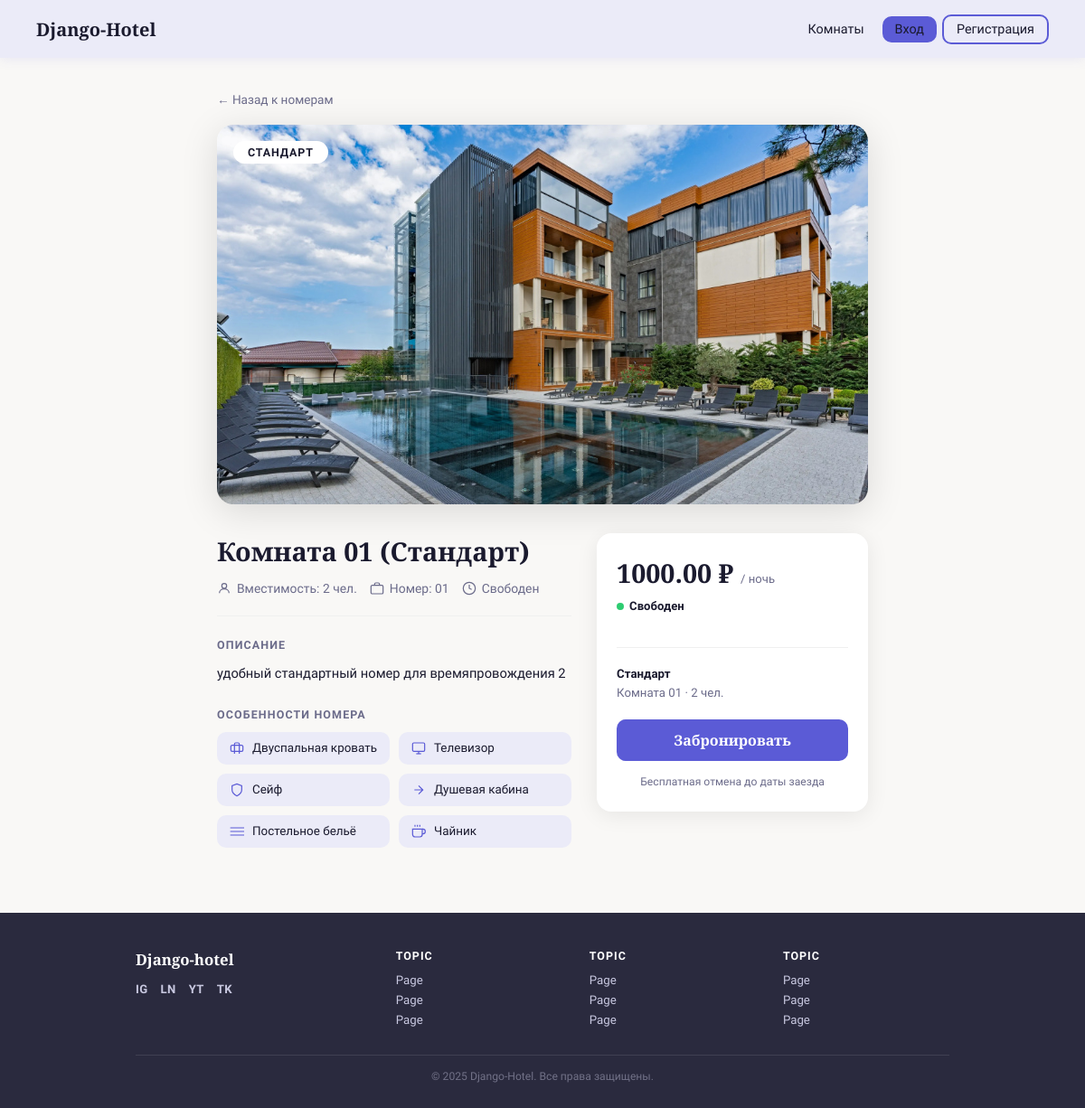
/rooms/1/, run on an earlier commit of the app's database.
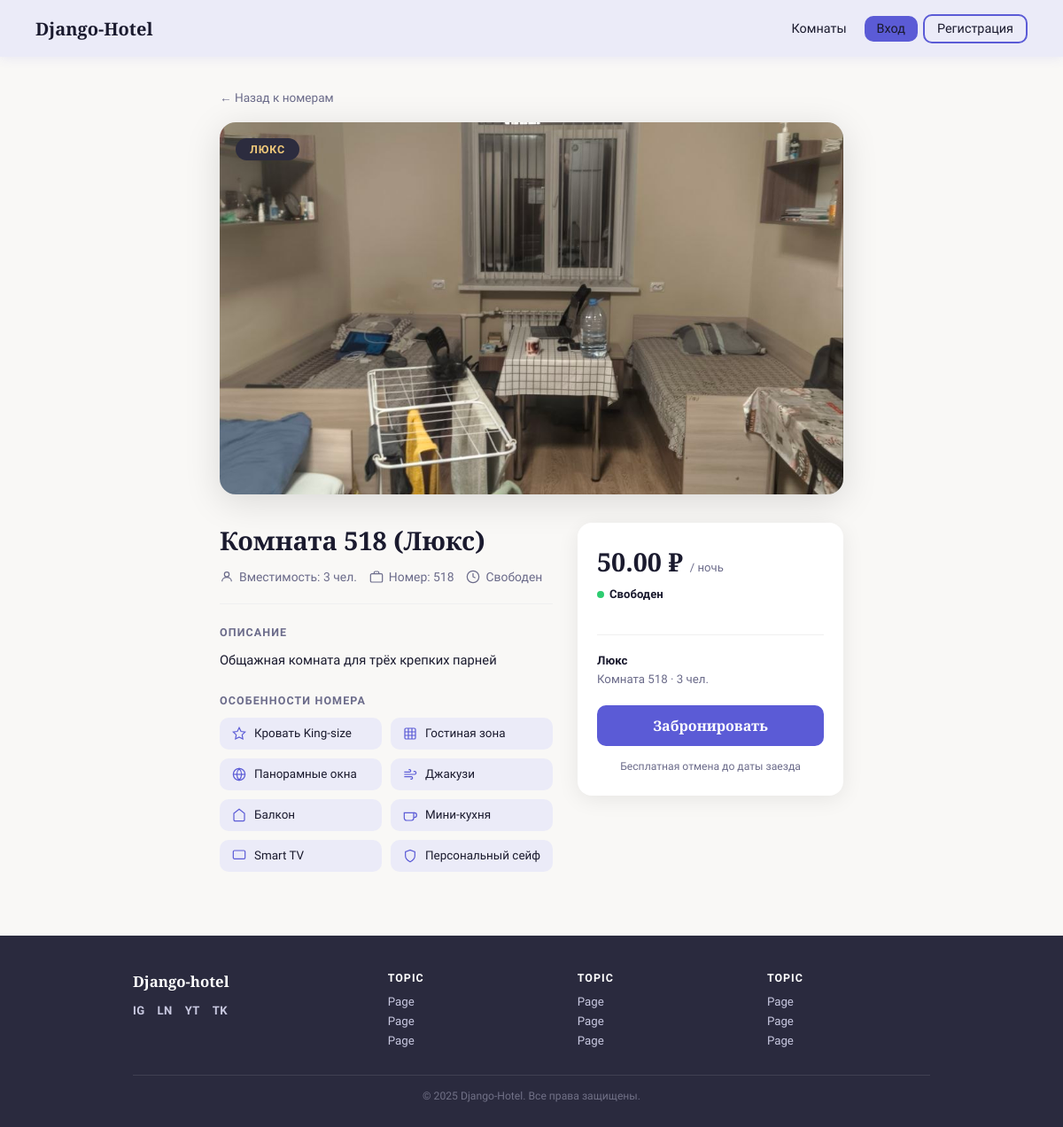
And on a later commit of the database.
### rooms/models.py (models this page shows)
class Room(models.Model):
    ROOM_TYPE_CHOICES = [
        ('standard', 'Стандарт'),
        ('comfort', 'Комфорт'),
        ('lux', 'Люкс'),
    ]
    number = models.CharField(
        'Номер комнаты',
        max_length=10,
        unique=True
    )
    room_type = models.CharField(
        'Тип комнаты',
        max_length=20,
        choices=ROOM_TYPE_CHOICES,
        default='standard',
    )
    price_per_night = models.DecimalField(
        'Цена за ночь',
        max_digits=10,
        decimal_places=2,
    )
    capacity = models.PositiveIntegerField(
        'Вместимость',
        default=1,
    )
    description = models.TextField(
        'Описание',
        blank=True,
    )
    is_available = models.BooleanField(
        'Доступен для бронирования',
        default=True
    )
    created_at = models.DateTimeField(
        'Дата создания',
        auto_now_add=True,
    )
    images = models.ImageField(
        default=None,
    )
    class Meta:
        verbose_name = 'Комната'
        verbose_name_plural = 'Комнаты'
        ordering = ['number']
    def __str__(self):
        return f'Комната {self.number} ({self.get_room_type_display()})'

### rooms/views.py (the view)
# urls.py: path('<int:room_id>/', views.room_detail, name='room_detail'),
def room_detail(request, room_id):
    room = get_object_or_404(Room, id=room_id)
    return render(request, 'rooms/room_detail.html', {
        'room': room,
    })

### templates/rooms/room_detail.html (shortened to what the changed rows need)
{% extends "base.html" %}
{% load static %}
{% block content %}
<div class="detail-page">
  <div class="room-hero">
    <span class="hero-badge badge-{{ room.room_type }}">{{ room.get_room_type_display }}</span>
    {% if room.images %}
      <img src="{{ room.images.url }}" alt="{{ room }}"/>
    {% else %}
      <img src="{% static 'image/index.jpeg' %}" alt="{{ room }}"/>
    {% endif %}
  </div>
  <div class="detail-body">
    <div class="detail-main">
      <h1>{{ room }}</h1>
      <div class="room-attrs">
        <span>
          <svg width="16" height="16" viewBox="0 0 24 24" fill="none" stroke="currentColor" stroke-width="1.8">
            <circle cx="12" cy="8" r="4"/><path d="M4 20c0-4 3.6-7 8-7s8 3 8 7"/>
          </svg>
          Вместимость: {{ room.capacity }} чел.
        </span>
        <span>
          <svg width="16" height="16" viewBox="0 0 24 24" fill="none" stroke="currentColor" stroke-width="1.8">
            <rect x="2" y="7" width="20" height="14" rx="2"/>
            <path d="M16 7V5a2 2 0 0 0-2-2h-4a2 2 0 0 0-2 2v2"/>
          </svg>
          Номер: {{ room.number }}
        </span>
        <span>
          <svg width="16" height="16" viewBox="0 0 24 24" fill="none" stroke="currentColor" stroke-width="1.8">
            <circle cx="12" cy="12" r="10"/><polyline points="12 6 12 12 16 14"/>
          </svg>
          {% if room.is_available %}Свободен{% else %}Занят{% endif %}
        </span>
      </div>
      {% if room.description %}
        <div class="detail-section-title">Описание</div>
        <p class="room-description">{{ room.description }}</p>
      {% endif %}
      <div class="detail-section-title">Особенности номера</div>
      <div class="features-grid">
        {% if room.room_type == 'standard' %}
          <div class="feature-item">
            <svg width="16" height="16" viewBox="0 0 24 24" fill="none" stroke="currentColor" stroke-width="1.8"><path d="M20 7H4a2 2 0 0 0-2 2v6a2 2 0 0 0 2 2h16a2 2 0 0 0 2-2V9a2 2 0 0 0-2-2z"/><path d="M16 21V5a2 2 0 0 0-2-2h-4a2 2 0 0 0-2 2v16"/></svg>
            Двуспальная кровать
          </div>
          <div class="feature-item">
            <svg width="16" height="16" viewBox="0 0 24 24" fill="none" stroke="currentColor" stroke-width="1.8"><rect x="2" y="3" width="20" height="14" rx="2"/><line x1="8" y1="21" x2="16" y2="21"/><line x1="12" y1="17" x2="12" y2="21"/></svg>
            Телевизор
          </div>
          <div class="feature-item">
            <svg width="16" height="16" viewBox="0 0 24 24" fill="none" stroke="currentColor" stroke-width="1.8"><path d="M12 22s8-4 8-10V5l-8-3-8 3v7c0 6 8 10 8 10z"/></svg>
            Сейф
          </div>
          <div class="feature-item">
            <svg width="16" height="16" viewBox="0 0 24 24" fill="none" stroke="currentColor" stroke-width="1.8"><path d="M5 12h14M12 5l7 7-7 7"/></svg>
            Душевая кабина
          </div>
          <div class="feature-item">
            <svg width="16" height="16" viewBox="0 0 24 24" fill="none" stroke="currentColor" stroke-width="1.8"><path d="M1 6l23 0M1 12l23 0M1 18l23 0"/></svg>
            Постельное бельё
          </div>
          <div class="feature-item">
            <svg width="16" height="16" viewBox="0 0 24 24" fill="none" stroke="currentColor" stroke-width="1.8"><path d="M18 8h1a4 4 0 0 1 0 8h-1"/><path d="M2 8h16v9a4 4 0 0 1-4 4H6a4 4 0 0 1-4-4V8z"/><line x1="6" y1="1" x2="6" y2="4"/><line x1="10" y1="1" x2="10" y2="4"/><line x1="14" y1="1" x2="14" y2="4"/></svg>
            Чайник
          </div>
        {% elif room.room_type == 'lux' %}
          <div class="feature-item">
            <svg width="16" height="16" viewBox="0 0 24 24" fill="none" stroke="currentColor" stroke-width="1.8"><polygon points="12 2 15.09 8.26 22 9.27 17 14.14 18.18 21.02 12 17.77 5.82 21.02 7 14.14 2 9.27 8.91 8.26 12 2"/></svg>
            Кровать King-size
          </div>
          <div class="feature-item">
            <svg width="16" height="16" viewBox="0 0 24 24" fill="none" stroke="currentColor" stroke-width="1.8"><rect x="3" y="3" width="18" height="18" rx="2"/><path d="M3 9h18M3 15h18M9 3v18M15 3v18"/></svg>
            Гостиная зона
          </div>
          <div class="feature-item">
            <svg width="16" height="16" viewBox="0 0 24 24" fill="none" stroke="currentColor" stroke-width="1.8"><circle cx="12" cy="12" r="10"/><line x1="2" y1="12" x2="22" y2="12"/><path d="M12 2a15.3 15.3 0 0 1 4 10 15.3 15.3 0 0 1-4 10 15.3 15.3 0 0 1-4-10 15.3 15.3 0 0 1 4-10z"/></svg>
            Панорамные окна
          </div>
          <div class="feature-item">
            <svg width="16" height="16" viewBox="0 0 24 24" fill="none" stroke="currentColor" stroke-width="1.8"><path d="M9.59 4.59A2 2 0 1 1 11 8H2m10.59 11.41A2 2 0 1 0 14 16H2m15.73-8.27A2.5 2.5 0 1 1 19.5 12H2"/></svg>
            Джакузи
          </div>
          <div class="feature-item">
            <svg width="16" height="16" viewBox="0 0 24 24" fill="none" stroke="currentColor" stroke-width="1.8"><path d="M3 9l9-7 9 7v11a2 2 0 0 1-2 2H5a2 2 0 0 1-2-2z"/></svg>
            Балкон
          </div>
          <div class="feature-item">
            <svg width="16" height="16" viewBox="0 0 24 24" fill="none" stroke="currentColor" stroke-width="1.8"><path d="M18 8h1a4 4 0 0 1 0 8h-1"/><path d="M2 8h16v9a4 4 0 0 1-4 4H6a4 4 0 0 1-4-4V8z"/></svg>
            Мини-кухня
          </div>
          <div class="feature-item">
            <svg width="16" height="16" viewBox="0 0 24 24" fill="none" stroke="currentColor" stroke-width="1.8"><rect x="2" y="3" width="20" height="14" rx="2"/></svg>
            Smart TV
          </div>
          <div class="feature-item">
            <svg width="16" height="16" viewBox="0 0 24 24" fill="none" stroke="currentColor" stroke-width="1.8"><path d="M12 22s8-4 8-10V5l-8-3-8 3v7c0 6 8 10 8 10z"/></svg>
            Персональный сейф
          </div>
        {% endif %}
      </div>
    </div>
    <div class="booking-sidebar">
      <div class="sidebar-price">
        {{ room.price_per_night }} ₽ <small>/ ночь</small>
      </div>
      <div class="sidebar-status">
        <span class="status-dot {% if room.is_available %}dot-available{% else %}dot-unavailable{% endif %}"></span>
        {% if room.is_available %}Свободен{% else %}Занят{% endif %}
      </div>
      <div class="sep"></div>
      <div class="sidebar-info">
        <strong style="color:var(--text);">{{ room.get_room_type_display }}</strong><br>
        Комната {{ room.number }} · {{ room.capacity }} чел.
      </div>
      {% if room.is_available %}
        <a href="{% url 'create_booking' room.id %}" class="btn-book-full">Забронировать</a>
      {% else %}
        <span class="btn-unavailable-full">Недоступен</span>
      {% endif %}
      <div style="margin-top:14px; font-size:.76rem; color:var(--muted); text-align:center; line-height:1.5;">
        Бесплатная отмена до даты заезда
      </div>
    </div>
  </div>
</div>
{% endblock %}

What changed in the data, as far as the page shows it:
changed Room: room_type "СТАНДАРТ" → "ЛЮКС"; images: a different picture; number+room_type "Комната 01 (Стандарт)" → "Комната 518 (Люкс)"; capacity "2" → "3"; number "01" → "518"; description "удобный стандартный номер для времяпровождения 2" → "Общажная комната для трёх крепких парней"; price_per_night "1000.00" → "50.00"; room_type "Стандарт" → "Люкс"
Also different on the page:
text no longer shown: "Двуспальная кровать Телевизор Сейф Душевая кабина Постельное бельё Чайник"
text now shown: "Кровать King-size Гостиная зона Панорамные окна Джакузи Балкон Мини-кухня Smart TV Персональный сейф"
